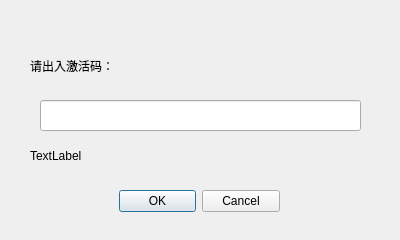
<?xml version="1.0" encoding="UTF-8"?>
<ui version="4.0">
 <class>ActivationCode</class>
 <widget class="QDialog" name="ActivationCode">
  <property name="geometry">
   <rect>
    <x>0</x>
    <y>0</y>
    <width>400</width>
    <height>240</height>
   </rect>
  </property>
  <property name="windowTitle">
   <string>ActivationCode</string>
  </property>
  <widget class="QLineEdit" name="inputEdt">
   <property name="geometry">
    <rect>
     <x>40</x>
     <y>100</y>
     <width>321</width>
     <height>31</height>
    </rect>
   </property>
  </widget>
  <widget class="QLabel" name="tips">
   <property name="geometry">
    <rect>
     <x>30</x>
     <y>50</y>
     <width>321</width>
     <height>31</height>
    </rect>
   </property>
   <property name="text">
    <string>请出入激活码：</string>
   </property>
  </widget>
  <widget class="QLabel" name="resultTip">
   <property name="geometry">
    <rect>
     <x>30</x>
     <y>140</y>
     <width>321</width>
     <height>31</height>
    </rect>
   </property>
   <property name="text">
    <string>TextLabel</string>
   </property>
  </widget>
  <widget class="QDialogButtonBox" name="buttonBox">
   <property name="geometry">
    <rect>
     <x>119</x>
     <y>190</y>
     <width>161</width>
     <height>23</height>
    </rect>
   </property>
   <property name="standardButtons">
    <set>QDialogButtonBox::Cancel|QDialogButtonBox::Ok</set>
   </property>
  </widget>
 </widget>
 <layoutdefault spacing="6" margin="11"/>
 <resources/>
 <connections/>
</ui>
